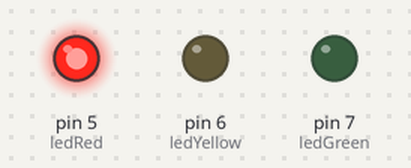
A sketch run on a simulated Arduino Uno, built with avr-gcc and run on an emulated ATmega328P. Shown: output pins drawn as LEDs (lit = HIGH).

Above: at 1.5 s.
At 4.0 s:
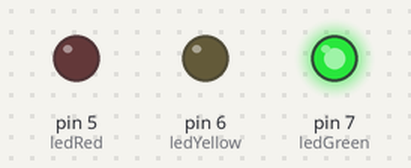
At 6.5 s:
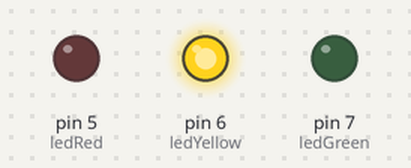
Timing chart, 0 to 10.4 s (numbered marks = the images above):
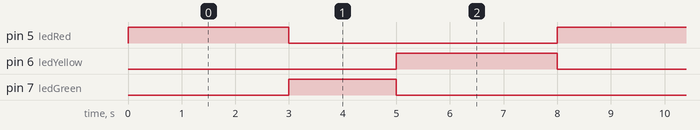

The sketch:

A004-Sinaleiro.ino
```cpp
int ledRed = 5;
int ledGreen = 7;
int ledYellow = 6;

void setup() {
  pinMode(ledRed,OUTPUT);
  pinMode(ledGreen,OUTPUT);
  pinMode(ledYellow,OUTPUT);
}

void loop() {
  digitalWrite(ledRed,HIGH);
  delay(3000);//3 segundos
  digitalWrite(ledRed,LOW);
  digitalWrite(ledGreen,HIGH);
  delay(2000);//3 segundos
  digitalWrite(ledGreen,LOW);
  digitalWrite(ledYellow, HIGH);
  delay(3000);
  digitalWrite(ledYellow,LOW);
  }
```

Measured:
- by itself, pin 5 (ledRed), pin 6 (ledYellow): alternates HIGH for 3.0 s and LOW for 5.0 s
- by itself, pin 7 (ledGreen): alternates HIGH for 2.0 s and LOW for 6.0 s
- by itself, everything shown: repeats every 8.0 s, in 4 steps
